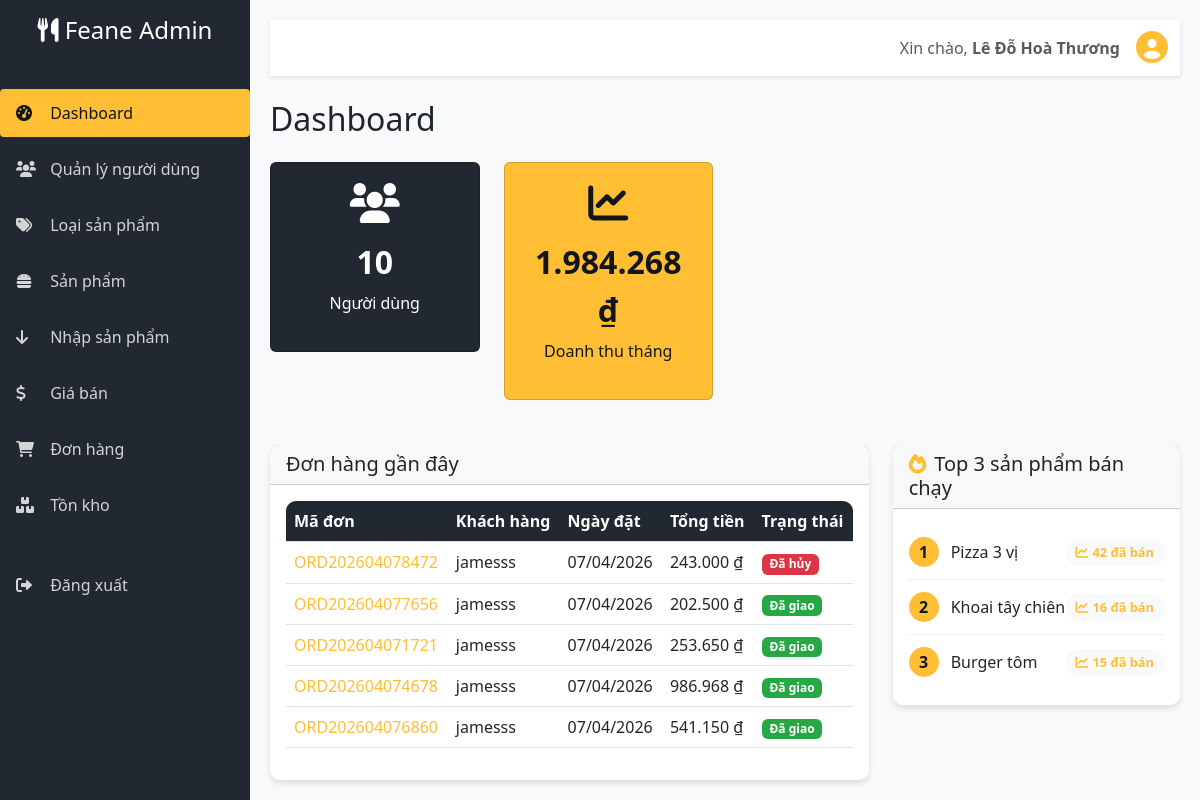
Before: /admin/admin.php (signed in) with the older database file.
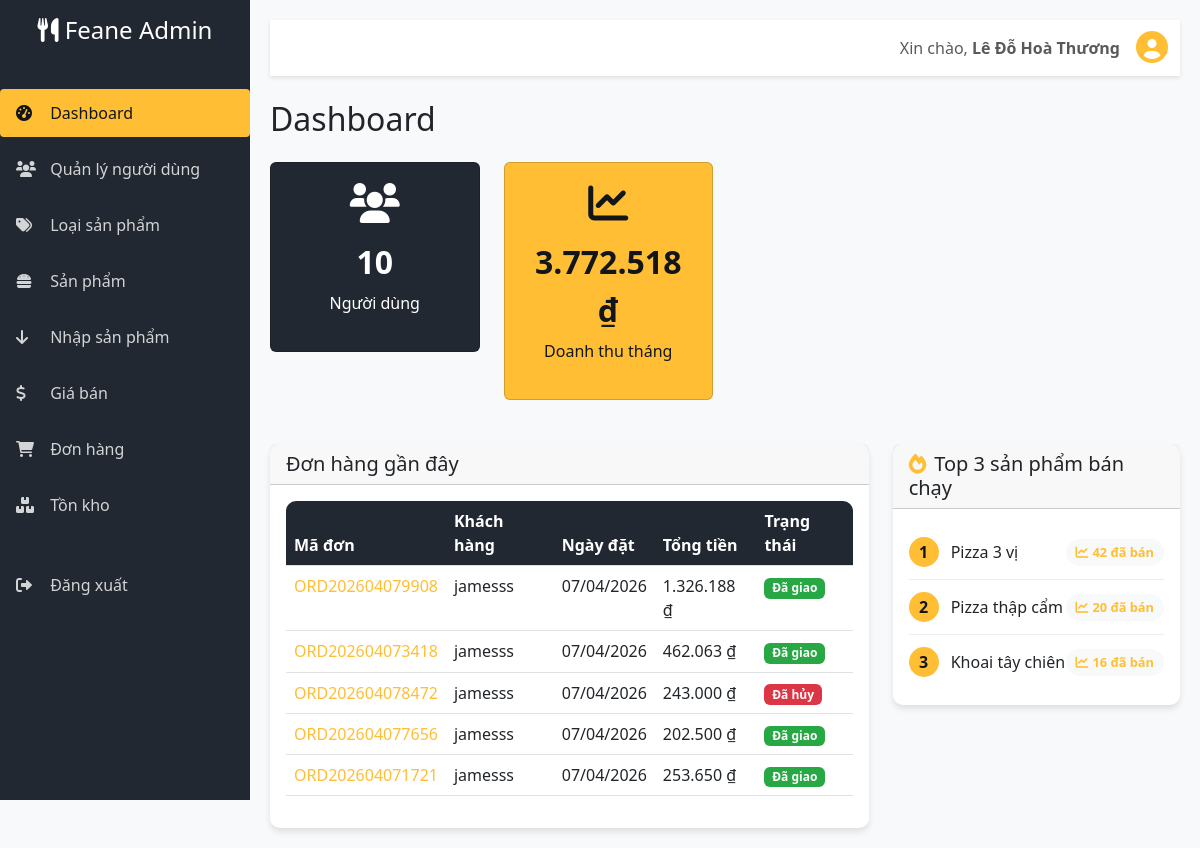
After: the same page with the newer database file.
### tables this page shows
CREATE TABLE `orders` (
  `id` int(11) NOT NULL,
  `order_code` varchar(20) NOT NULL,
  `user_id` int(11) DEFAULT NULL,
  `customer_name` varchar(100) NOT NULL,
  `customer_phone` varchar(20) DEFAULT NULL,
  `customer_email` varchar(100) DEFAULT NULL,
  `customer_address` varchar(255) DEFAULT NULL,
  `order_date` date NOT NULL,
  `total_amount` decimal(10,2) NOT NULL,
  `shipping_fee` decimal(10,2) DEFAULT 0.00,
  `discount` decimal(10,2) DEFAULT 0.00,
  `final_amount` decimal(10,2) NOT NULL,
  `status` enum('pending','confirmed','shipped','cancelled') DEFAULT 'pending',
  `payment_method` varchar(50) DEFAULT NULL,
  `notes` text DEFAULT NULL,
  `created_at` timestamp NOT NULL DEFAULT current_timestamp(),
  `updated_at` timestamp NOT NULL DEFAULT current_timestamp() ON UPDATE current_timestamp()
);

CREATE TABLE `products` (
  `id` int(11) NOT NULL,
  `code` varchar(20) NOT NULL,
  `name` varchar(200) NOT NULL,
  `category_id` int(11) NOT NULL,
  `description` text DEFAULT NULL,
  `image` varchar(255) DEFAULT NULL,
  `cost_price` decimal(10,2) NOT NULL,
  `selling_price` decimal(10,2) NOT NULL,
  `stock_quantity` int(11) DEFAULT 0,
  `status` enum('active','inactive') DEFAULT 'active',
  `created_at` timestamp NOT NULL DEFAULT current_timestamp(),
  `updated_at` timestamp NOT NULL DEFAULT current_timestamp() ON UPDATE current_timestamp(),
  `profit_percentage` int(11) DEFAULT NULL
);

### admin/admin.php (the view, shortened to what the changed rows need)
<?php
$host = 'localhost';
$dbname = 'fast_food';
$username = 'root';
$password = '';
try {
    $pdo = new PDO("mysql:host=$host;dbname=$dbname;charset=utf8mb4", $username, $password);
    $pdo->setAttribute(PDO::ATTR_ERRMODE, PDO::ERRMODE_EXCEPTION);
    $pdo->setAttribute(PDO::ATTR_DEFAULT_FETCH_MODE, PDO::FETCH_ASSOC);
} catch (PDOException $e) {
    die("Database connection failed: " . $e->getMessage());
}
function formatVND($amount) {
    return number_format($amount, 0, ',', '.') . ' ₫';
}
$current_month = date('Y-m');
$stmt = $pdo->prepare("SELECT SUM(final_amount) as total FROM orders WHERE status = 'shipped' AND DATE_FORMAT(order_date, '%Y-%m') = ?");
$stmt->execute([$current_month]);
$total_revenue_month = $stmt->fetch()['total'] ?? 0;
$stmt = $pdo->query("SELECT id, order_code, customer_name, order_date, total_amount, final_amount, status
                     FROM orders
                     ORDER BY order_date DESC, id DESC
                     LIMIT 5");
$recent_orders = $stmt->fetchAll();
$stmt = $pdo->query("SELECT p.id, p.name, COALESCE(SUM(od.quantity), 0) as total_sold
                     FROM products p
                     LEFT JOIN order_details od ON p.id = od.product_id
                     LEFT JOIN orders o ON od.order_id = o.id AND o.status != 'cancelled'
                     GROUP BY p.id, p.name
                     ORDER BY total_sold DESC
                     LIMIT 3");
$top_products = $stmt->fetchAll();
?>
<!DOCTYPE html>
<html lang="vi">
<head>
    <link href="https://cdn.jsdelivr.net/npm/bootstrap@5.3.0-alpha1/dist/css/bootstrap.min.css" rel="stylesheet">
    <link rel="stylesheet" href="https://cdnjs.cloudflare.com/ajax/libs/font-awesome/6.0.0/css/all.min.css">
</head>
<body>
    <div id="admin-page">
        <div class="main-content">
            <div id="dashboard-page" class="page-content">
                <h2 class="mb-4">Dashboard
                </h2>
                <div class="row dashboard-stats mb-4">
                    <div class="col-md-3">
                        <div class="card stat-card bg-primary-custom" id="stat-revenue-card">
                            <i class="fas fa-chart-line"></i>
                            <div class="stat-number" id="stat-revenue"><?php echo formatVND($total_revenue_month); ?></div>
                            <p>Doanh thu tháng</p>
                        </div>
                    </div>
                </div>
                <div class="row mt-4">
                    <div class="col-md-8">
                        <div class="card card-custom">
                            <div class="card-body">
                                <div class="table-responsive">
                                    <table class="table table-hover">
                                        <thead>
                                            <tr>
                                                <th>Mã đơn</th>
                                                <th>Khách hàng</th>
                                                <th>Ngày đặt</th>
                                                <th>Tổng tiền</th>
                                                <th>Trạng thái</th>
                                            </thead>
                                        <tbody id="recent-orders-tbody">
                                            <?php if (empty($recent_orders)): ?>
                                                <tr>
                                                    <td colspan="5" class="text-center">Chưa có đơn hàng nào</td>
                                                </tr>
                                            <?php else: ?>
                                                <?php foreach ($recent_orders as $order): ?>
                                                <tr class="order-row" data-order-id="<?php echo $order['id']; ?>">
                                                    <td>
                                                        <a href="#" class="order-link" data-order-id="<?php echo $order['id']; ?>">
                                                            <?php echo htmlspecialchars($order['order_code'] ?? '#' . $order['id']); ?>
                                                        </a>
                                                    </td>
                                                    <td><?php echo htmlspecialchars($order['customer_name']); ?></td>
                                                    <td><?php echo date('d/m/Y', strtotime($order['order_date'])); ?></td>
                                                    <td><?php echo formatVND($order['final_amount'] ?? $order['total_amount']); ?></td>
                                                    <td>
                                                        <?php
                                                        $status_class = '';
                                                        $status_text = '';
                                                        switch ($order['status']) {
                                                            case 'shipped':
                                                                $status_class = 'badge-status-shipped';
                                                                $status_text = 'Đã giao';
                                                                break;
                                                            case 'cancelled':
                                                                $status_class = 'badge-status-cancelled';
                                                                $status_text = 'Đã hủy';
                                                                break;
                                                        }
                                                        ?>
                                                        <span class="badge <?php echo $status_class; ?>"><?php echo $status_text; ?></span>
                                                    </td>
                                                </tr>
                                                <?php endforeach; ?>
                                            <?php endif; ?>
                                        </tbody>
                                    </table>
                                </div>
                            </div>
                        </div>
                    </div>
                    <div class="col-md-4">
                        <div class="card card-custom">
                            <div class="card-body" id="top-products-container">
                                <?php if (empty($top_products)): ?>
                                    <div class="empty-top-products">
                                        <i class="fas fa-chart-simple"></i>
                                        <p class="mb-0">Chưa có dữ liệu bán hàng</p>
                                        <small class="text-muted">Sẽ hiển thị khi có đơn hàng hoàn thành</small>
                                    </div>
                                <?php else: ?>
                                    <div class="top-products-list">
                                        <?php $rank = 1; ?>
                                        <?php foreach ($top_products as $product): ?>
                                            <div class="top-product-item">
                                                <div style="display: flex; align-items: center;">
                                                    <span class="top-product-rank"><?php echo $rank; ?></span>
                                                    <span class="top-product-name"><?php echo htmlspecialchars($product['name']); ?></span>
                                                </div>
                                                <span class="top-product-sold">
                                                    <i class="fas fa-chart-line me-1"></i><?php echo number_format($product['total_sold']); ?> đã bán
                                                </span>
                                            </div>
                                            <?php $rank++; ?>
                                        <?php endforeach; ?>
                                    </div>
                                <?php endif; ?>
                            </div>
                        </div>
                    </div>
                </div>
            </div>
        </div>
    </div>
</body>
</html>

Changed rows visible on the page:
no longer on this page (row unchanged): orders: order_code "ORD202604074678", customer_name "jamesss", order_date "07/04/2026", final_amount "986.968 ₫", status "Đã giao"
no longer on this page (row unchanged): orders: order_code "ORD202604076860", customer_name "jamesss", order_date "07/04/2026", final_amount "541.150 ₫", status "Đã giao"
no longer on this page (row edited): products: name "Burger tôm", total_sold "15"
added orders: order_code "ORD202604079908", customer_name "jamesss", order_date "07/04/2026", final_amount "1.326.188 ₫", status "Đã giao"
added orders: order_code "ORD202604073418", customer_name "jamesss", order_date "07/04/2026", final_amount "462.063 ₫", status "Đã giao"
now on this page (row edited): products: name "Pizza thập cẩm", total_sold "20"
Other visible differences:
formatVND($total_revenue_month): "1.984.268 ₫" → "3.772.518 ₫"
